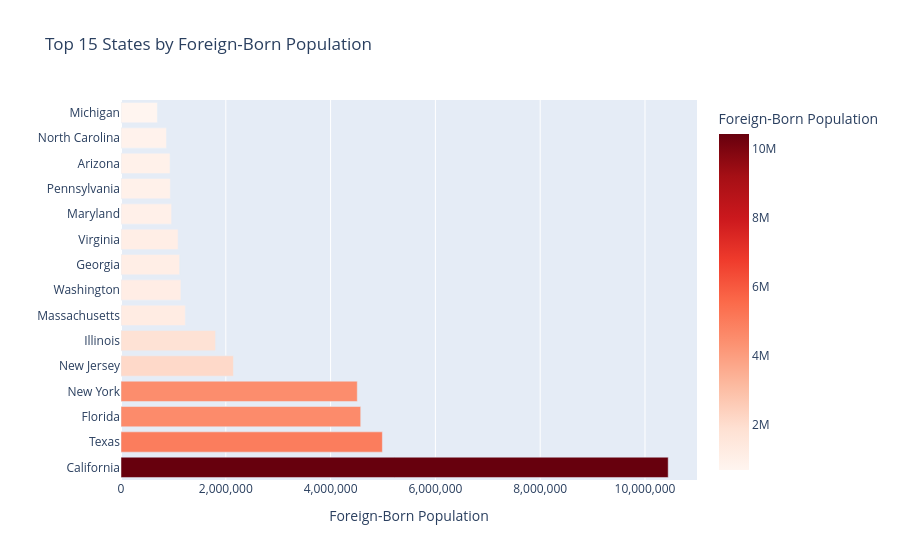

Here is the notebook cell this chart was saved with:
### Code cell
state_fb = (df.groupby("state")["foreign_born_population"].sum().sort_values(ascending=False).head(15).reset_index())

fig = px.bar(state_fb, y="state", x="foreign_born_population", orientation="h", color="foreign_born_population", color_continuous_scale="Reds", title="Top 15 States by Foreign-Born Population", labels={"foreign_born_population": "Foreign-Born Population", "state": ""})

fig.update_xaxes(tickformat=",.0f")
fig.show()

### Figure 1 — Plotly figure (JSON) as saved in the notebook; plotly's stock layout.template omitted (floating-point values rounded to 4 significant figures)
{"data": [{"hovertemplate": "Foreign-Born Population=%{marker.color}<br>=%{y}<extra></extra>", "legendgroup": "", "marker": {"color": [10440000.0, 4988000.0, 4574000.0, 4509000.0, 2145000.0, 1805000.0, 1228000.0, 1143000.0, 1119000.0, 1090000.0, 965600.0, 941800.0, 936000.0, 867900.0, 694900.0], "coloraxis": "coloraxis", "pattern": {"shape": ""}}, "name": "", "orientation": "h", "showlegend": false, "textposition": "auto", "type": "bar", "x": [10440000.0, 4988000.0, 4574000.0, 4509000.0, 2145000.0, 1805000.0, 1228000.0, 1143000.0, 1119000.0, 1090000.0, 965600.0, 941800.0, 936000.0, 867900.0, 694900.0], "xaxis": "x", "y": ["California", "Texas", "Florida", "New York", "New Jersey", "Illinois", "Massachusetts", "Washington", "Georgia", "Virginia", "Maryland", "Pennsylvania", "Arizona", "North Carolina", "Michigan"], "yaxis": "y"}], "layout": {"barmode": "relative", "coloraxis": {"colorbar": {"title": {"text": "Foreign-Born Population"}}, "colorscale": [[0, "rgb(255,245,240)"], [0.125, "rgb(254,224,210)"], [0.25, "rgb(252,187,161)"], [0.375, "rgb(252,146,114)"], [0.5, "rgb(251,106,74)"], [0.625, "rgb(239,59,44)"], [0.75, "rgb(203,24,29)"], [0.875, "rgb(165,15,21)"], [1, "rgb(103,0,13)"]]}, "legend": {"tracegroupgap": 0}, "title": {"text": "Top 15 States by Foreign-Born Population"}, "xaxis": {"anchor": "y", "domain": [0, 1], "tickformat": ",.0f", "title": {"text": "Foreign-Born Population"}}, "yaxis": {"anchor": "x", "domain": [0, 1], "title": {"text": ""}}}}
